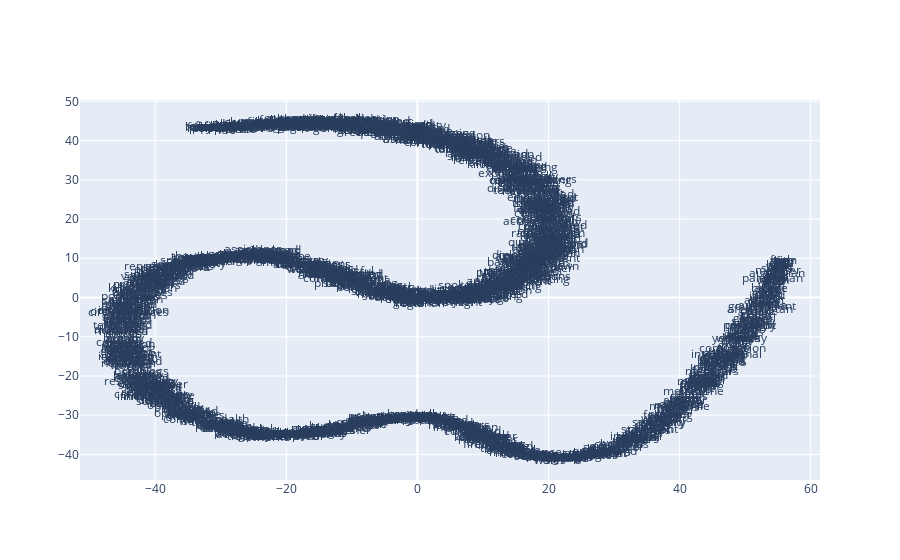

The notebook cell this image was saved under:
### Markdown cell above
Visualising the Word Embeddings
-------------------------------

The word embeddings made by the model can be visualised by reducing
dimensionality of the words to 2 dimensions using tSNE.

Visualisations can be used to notice semantic and syntactic trends in the data.

Example:

* Semantic: words like cat, dog, cow, etc. have a tendency to lie close by
* Syntactic: words like run, running or cut, cutting lie close together.

Vector relations like vKing - vMan = vQueen - vWoman can also be noticed.

.. Important::
  The model used for the visualisation is trained on a small corpus. Thus
  some of the relations might not be so clear.

### Code cell
from sklearn.decomposition import IncrementalPCA    # inital reduction
from sklearn.manifold import TSNE                   # final reduction
import numpy as np                                  # array handling


def reduce_dimensions(model):
    num_dimensions = 2  # final num dimensions (2D, 3D, etc)

    vectors = [] # positions in vector space
    labels = [] # keep track of words to label our data again later
    for word in model.wv.vocab:
        vectors.append(model.wv[word])
        labels.append(word)

    # convert both lists into numpy vectors for reduction
    vectors = np.asarray(vectors)
    labels = np.asarray(labels)

    # reduce using t-SNE
    vectors = np.asarray(vectors)
    tsne = TSNE(n_components=num_dimensions, random_state=0)
    vectors = tsne.fit_transform(vectors)

    x_vals = [v[0] for v in vectors]
    y_vals = [v[1] for v in vectors]
    return x_vals, y_vals, labels


x_vals, y_vals, labels = reduce_dimensions(model)

def plot_with_plotly(x_vals, y_vals, labels, plot_in_notebook=True):
    from plotly.offline import init_notebook_mode, iplot, plot
    import plotly.graph_objs as go

    trace = go.Scatter(x=x_vals, y=y_vals, mode='text', text=labels)
    data = [trace]

    if plot_in_notebook:
        init_notebook_mode(connected=True)
        iplot(data, filename='word-embedding-plot')
    else:
        plot(data, filename='word-embedding-plot.html')


def plot_with_matplotlib(x_vals, y_vals, labels):
    import matplotlib.pyplot as plt
    import random

    random.seed(0)

    plt.figure(figsize=(12, 12))
    plt.scatter(x_vals, y_vals)

    #
    # Label randomly subsampled 25 data points
    #
    indices = list(range(len(labels)))
    selected_indices = random.sample(indices, 25)
    for i in selected_indices:
        plt.annotate(labels[i], (x_vals[i], y_vals[i]))

try:
    get_ipython()
except Exception:
    plot_function = plot_with_matplotlib
else:
    plot_function = plot_with_plotly

plot_function(x_vals, y_vals, labels)

### Figure 1 — Plotly figure (JSON) as saved in the notebook; plotly's stock layout.template omitted (floating-point values rounded to 4 significant figures; data arrays with more than 128 entries replaced by an {"elided": "..."} marker saying what was removed)
{"data": [{"mode": "text", "text": {"elided": "1750 str values"}, "type": "scatter", "x": {"elided": "1750 float values"}, "y": {"elided": "1750 float values"}}], "layout": {}}
